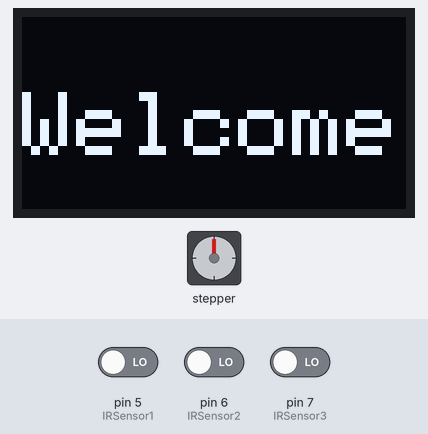
A sketch run on a simulated Arduino Uno, built with avr-gcc and run on an emulated ATmega328P. On the bench: 128×64 one-colour display, stepper motor. The test bench sets the inputs (shaded band); at power-on: pin 5 (IRSensor1) LOW, pin 6 (IRSensor2) LOW, pin 7 (IRSensor3) LOW. Stepper angles assume 2038 steps per turn.

Above: at 0.6 s.
At 4.6 s:
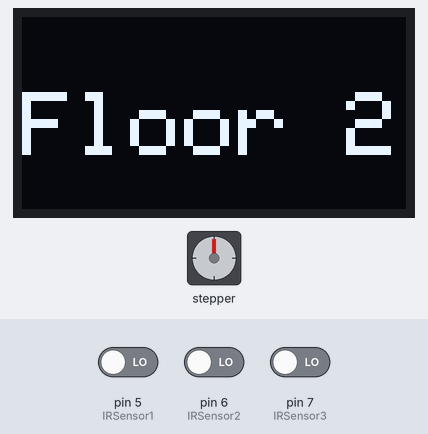
At 17.8 s:
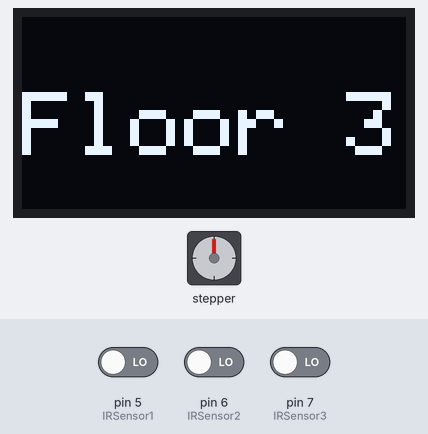
At 35.0 s:
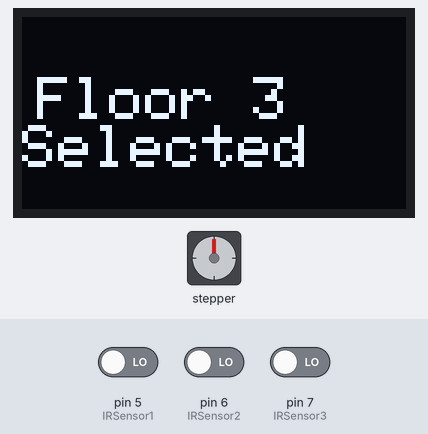
Timing chart, 0 to 40.0 s (numbered marks = the images above):
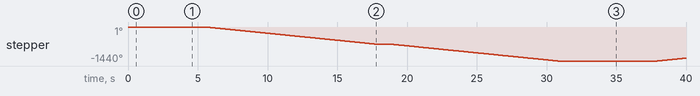

Measured:
- by itself, stepper: turns 720° counter-clockwise in 12.1 s, then 720° counter-clockwise in 12.1 s, then 121° clockwise in 2.0 s
- what the display in image 0 shows lasts 4.0 s, from 0.6 s to 4.6 s

The sketch:

code.ino
```cpp
#include <Wire.h>
#include <Adafruit_GFX.h>
#include <Adafruit_SSD1306.h>
#include <Stepper.h>
#define SCREEN_WIDTH 128
#define SCREEN_HEIGHT 64


Adafruit_SSD1306 oled(SCREEN_WIDTH, SCREEN_HEIGHT, &Wire, -1);


int IRSensor1= 5;
int IRSensor2= 6;
int IRSensor3= 7;

const int stepsPerRevolution = 2038;
const int sp=10;
int currflore=1;


Stepper myStepper = Stepper(stepsPerRevolution, 8, 10, 9, 11);

void setup() {
  Serial.begin(9600);

  if (!oled.begin(SSD1306_SWITCHCAPVCC, 0x3C)) {
    Serial.println(F("SSD1306 allocation failed"));
    while (true);
  }
    delay(500);
  oled.clearDisplay();

  oled.setTextSize(3);
  oled.setTextColor(WHITE);
  oled.setCursor(0, 25);
  oled.println("Welcome");
  oled.display();
  delay(4000);


 pinMode (IRSensor1, INPUT);
 pinMode (IRSensor2, INPUT);
 pinMode (IRSensor3, INPUT);

}

void rotate(int currflore,int nextflore)
{
  int movevalue=abs(currflore-nextflore);

  if(currflore==nextflore)
{

}
 //   Rotate CW quickly
  else if(currflore>nextflore)
  {
      for(int i=0;i<movevalue*2;i++)
      myStepper.step(stepsPerRevolution);

  }


//   Rotate CCW quickly
  else
  {
    for(int i=0;i<movevalue*2;i++)
    myStepper.step(-stepsPerRevolution);
  }
}

void disp(int i)
{
   oled.clearDisplay();

  oled.setTextSize(3);
  oled.setTextColor(WHITE);
  oled.setCursor(0, 25);
  if(i==1)
  oled.println("Floor 1");
  if(i==2)
   oled.println("Floor 2");
  if(i==3)
   oled.println("Floor 3");
  oled.display();
  delay(1000);
}

void dispslect(int i)
{
   oled.clearDisplay();

  oled.setTextSize(2);
  oled.setTextColor(WHITE);
  oled.setCursor(5, 20);
  if(i==1)
  oled.println("Floor 1   Selected");
  if(i==2)
   oled.println("Floor 2   Selected");
  if(i==3)
   oled.println("Floor 3   Selected");
  oled.display();
  delay(2000);
}

void get(int *s)
{
    for(int i=0;i<3;i++)
    {
      if(s[i]==0)
      {
         s[i]=i+1;
      }
      else
      {
        s[i]=10;
      }
    }

    int newcur=currflore;
    for(int i=0;i<3;i++)
    {
      if(s[i]!=10 && s[i]>currflore && s[i]!=currflore)
      {
        disp(s[i]);
        rotate(newcur,s[i]);
        newcur=s[i];
        s[i]=10;
      }
    }

    for(int i=2;i>=0;i--)
    {
      if(s[i]!=10 && s[i]!=currflore)
      {
        disp(s[i]);
        rotate(newcur,s[i]);
        newcur=s[i];
      }
    }
  currflore=newcur;
}

void select(int i,int *s,int *b)
{
      if(s[i]!=0)
    {
      if(i==0)
      s[i]=digitalRead(IRSensor1);
      if(i==1)
      s[i]=digitalRead(IRSensor2);
      if(i==2)
      s[i]=digitalRead(IRSensor3);
      if(s[i]==0 && b[i]==0)
      {
        dispslect(i+1);
        b[i]=1;
      }
    }
}
void loop() {
  myStepper.setSpeed(sp);
  int s[3];
  int b[3]={0,0,0};
  for(int i=0;i<200;i++)
  {
     for(int j=0;j<3;j++)
     {
      select(j,s,b);
     }
  }


if(s[0]==0 or s[1]==0 or s[2]==0)
{
  get(s);
}
else
{
  oled.clearDisplay();

  oled.setTextSize(2);
  oled.setTextColor(WHITE);
  oled.setCursor(5  ,20);
  oled.println("Select         Floor");
  oled.display();
    delay(2000);
}

}
```
